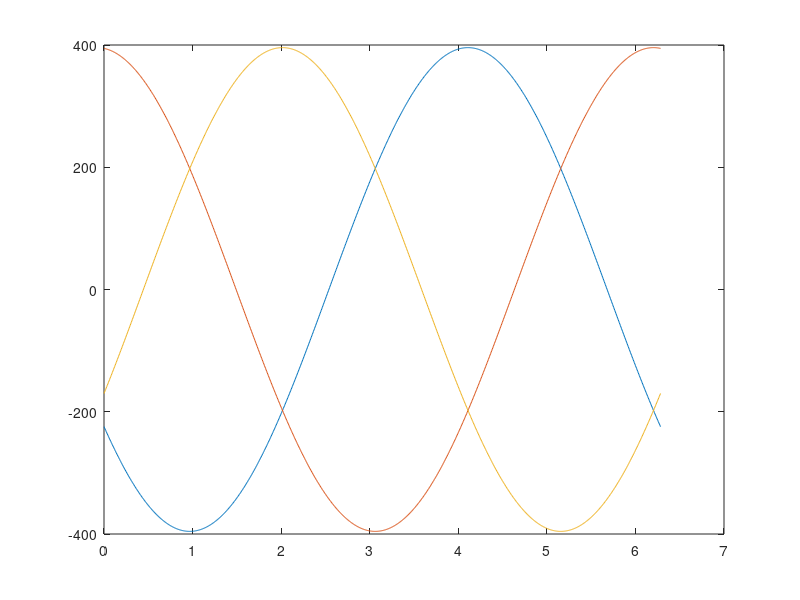
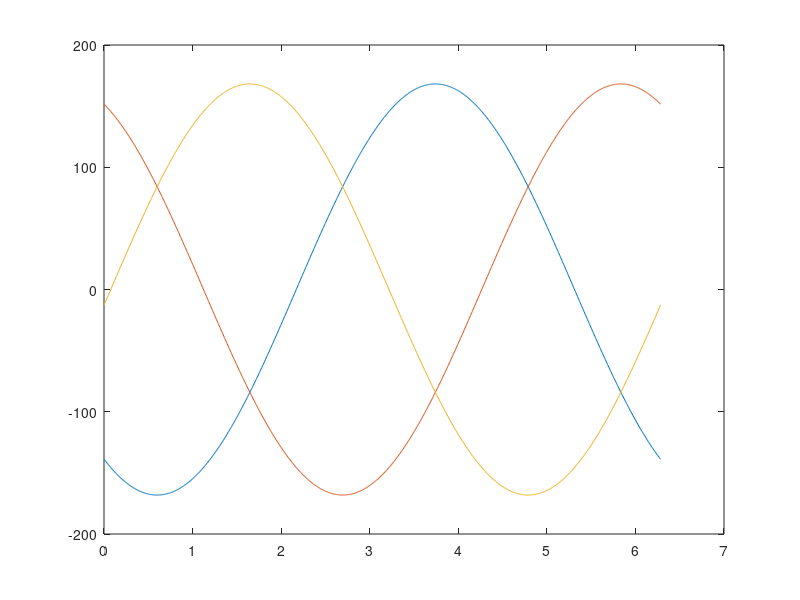
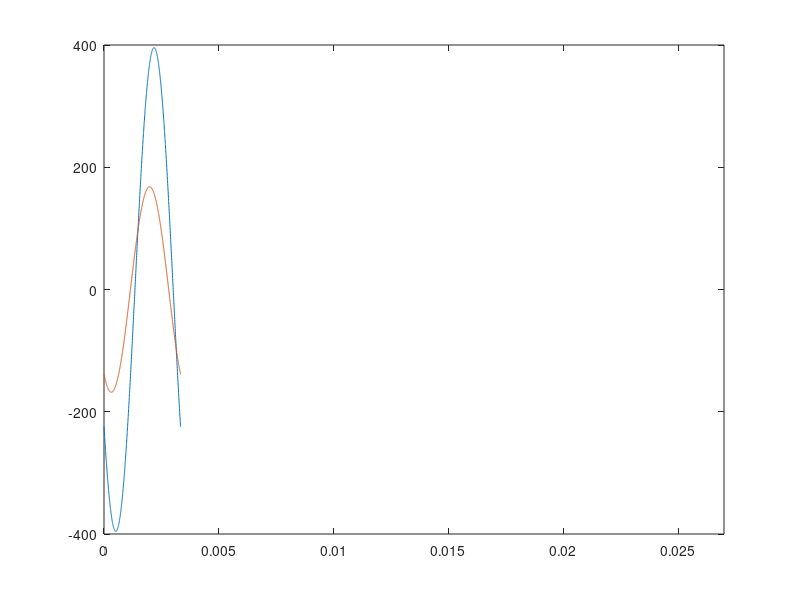
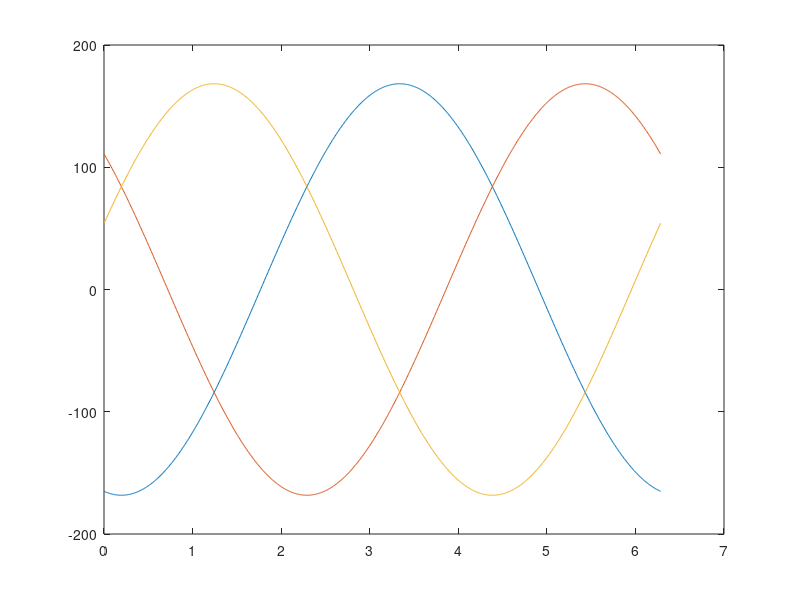

MATLAB code to generate these figures, in order: (Note: this script raises an error after producing the figures.)
for n=[1] 
given_parameters=2;
% Given parameters- 2
id = -224.33; %  d-axis current value in A
iq = 325.97; %  q-axis current value in A
vd = -138.8; %  d-axis voltage value in V
vq = 94.9; %  q-axis voltage value in V
Vdc= 625; % DC link voltage in V
Ld= 62.1e-6; % d-axis inductance value in H
Lq=101e-6; % q-axis inductance value in H
Torque= 600; % Torque of the motor in N.m
RPM = 3000; % Rotational speed in RPM

%% Electrical Frequency
% Given values
p = 6; % Number of pole pairs
% Calculate electrical frequency
fe = (RPM * p) / 60;
%% Swithcing frequency and SPWM mode selection 

f1 = fe; % Fundamental frequency
fc = n*34*fe; %Selected carrier frequency 
pn = fc/f1; % Pulse number
cmode='none'; % reference common-mode injection 
% cmode='tri6'; % reference common-mode injection 

%% Calculations 
debug_mode=1; % make 1 if you want to see the graphs
Length=1000;
theta= linspace(0,2*pi,Length); % Electrical angle in radians (change as per the rotor position or time-varying angle)

%% Time domain currents
% Given d-axis and q-axis currents (id, iq)
% Inverse Park Transformation: dq to alpha-beta
ialpha = id * cos(theta) - iq * sin(theta);
ibeta = id * sin(theta) + iq * cos(theta);
% Inverse Clarke Transformation: alpha-beta to abc
i_a = ialpha;
i_b = -0.5 * ialpha + (sqrt(3) / 2) * ibeta;
i_c = -0.5 * ialpha - (sqrt(3) / 2) * ibeta;

if debug_mode==1
figure('Name','Time Domain Currents')
plot(theta,i_a)
hold on; 
plot(theta,i_b)
hold on; 
plot(theta,i_c)
end
%% Time domain voltages 
% Given d-axis and q-axis voltages (vd, vq)
% Inverse Park Transformation: dq to alpha-beta
valpha = vd * cos(theta) - vq * sin(theta);
vbeta = vd * sin(theta) + vq * cos(theta);
% Inverse Clarke Transformation: alpha-beta to abc
v_a = valpha;
v_b = -0.5 * valpha + (sqrt(3) / 2) * vbeta;
v_c = -0.5 * valpha - (sqrt(3) / 2) * vbeta;

if debug_mode==1
figure('Name','Time Domain Voltages')
plot(theta,v_a)
hold on; 
plot(theta,v_b)
hold on; 
plot(theta,v_c)
end

%% i_a, v_a
if debug_mode==1
figure('Name','Time Domain Phase-A Current and Voltage')
plot(theta/2/pi/fe,i_a)
hold on; 
plot(theta/2/pi/fe,v_a)
xlim([0 0.027])
end
%% Modulation index calculation
ma_calculated=2*max(v_a)/Vdc; % modulation index
peak_phase_current= max(i_a); % peak phase current

%% Power Factor Calculation
% Calculate apparent power (S) in dq frame
S = vd * id + vq * iq; % Real power in dq
V_magnitude = sqrt(vd^2 + vq^2); % Magnitude of voltage vector
I_magnitude = sqrt(id^2 + iq^2); % Magnitude of current vector
% Calculate power factor
power_factor = S / (V_magnitude * I_magnitude);

%% Display results
if debug_mode==1
clc
fprintf('modulation index: %.4f\n', ma_calculated);
fprintf('Power factor: %.4f\n', power_factor);
fprintf('Electrical Frequency: %.2f Hz\n', fe);
fprintf('DC-link Voltage: %.2f V\n', Vdc);fprintf('Peak phase current: %.2f A\n', peak_phase_current);
end 
%% Load angle calculation 
% Given Ld-Lq
vd_machine= vd+id*Ld*fe*2*pi;
vq_machine=vq-Lq*iq*fe*2*pi; 

% Inverse Park Transformation: dq to alpha-beta
valpha_machine = vd_machine * cos(theta) - vq_machine * sin(theta);
vbeta_machine = vd_machine * sin(theta) + vq_machine * cos(theta);
% Inverse Clarke Transformation: alpha-beta to abc
v_a_machine = valpha_machine;
v_b_machine = -0.5 * valpha_machine + (sqrt(3) / 2) * vbeta_machine;
v_c_machine = -0.5 * valpha_machine - (sqrt(3) / 2) * vbeta_machine;

theta_backEMF = atan2(vq_machine, vd_machine);
theta_voltage = atan2(vq, vd);
theta_current = atan2(iq, id);
theta_difference= theta_voltage-theta_backEMF;


if debug_mode==1
figure('Name','Time Domain Voltages of EM')
plot(theta,v_a_machine)
hold on; 
plot(theta,v_b_machine)
hold on; 
plot(theta,v_c_machine)

figure('Name','Time Domain Voltages of EM and Phase')
plot(theta,v_a_machine,'r')
hold on; 
plot(theta,v_a,'b')
hold on; 
end 
%% Load calculation 
resistance= 1.045*max(v_a)*power_factor/max(i_a);
%%

ma=ma_calculated;   % Modulation index
% f1 = fe; % Fundamental frequency
% fc = 34*fe; %Selected carrier frequency 
% pn = fc/f1; % Pulse number
npoints = 8*(1/f1)*1e7; % Number of timepoints
carrytype='tria'; % carrier type 
smp= 'ns';  % reference sampling mode 
% cmode='none'; % reference common-mode injection 
% % cmode='tri6'; % reference common-mode injection 
thetac=0; % carrier phase offset
start_angle= 0; % reference angle to start with
end_angle=16*pi; %reference angle to end with 
ma_dc=0; % DC reference

theta0=0; % reference phase offset
[vp_a,wt_a,carr_a,ref_a] = mod_2lcarr(ma, pn,  npoints ,carrytype,smp,cmode,theta0,thetac,start_angle,end_angle,ma_dc); 
 theta0=4*pi/3; % reference phase offset
[vp_b,wt_b,carr_b,ref_b] = mod_2lcarr(ma, pn,  npoints ,carrytype,smp,cmode,theta0,thetac,start_angle,end_angle,ma_dc); 
theta0=2*pi/3; % reference phase offset
[vp_c,wt_c,carr_c,ref_c] = mod_2lcarr(ma, pn,  npoints ,carrytype,smp,cmode,theta0,thetac,start_angle,end_angle,ma_dc); 
% Numerical waveforms during one cycle
vp= vp_a- (vp_a+vp_b+vp_c)/3;
wt= wt_a;
carr= carr_a;
ref= ref_a;

if debug_mode==1
figure('Name','Reference Voltages of the Modulation' )
plot(wt/2/pi/fe, ref_a,'r')
hold on 
plot(wt/2/pi/fe, ref_b,'b')
hold on; 
plot(wt/2/pi/fe, ref_c,'g')
hold on; 
xlim([0 0.027])
end

%% Compute phase current in time domain (sinusoidal for simplicity)
Ud = 625; % p2p DC voltage
cosphi =power_factor;  % Cos(phi) at inverter terminal
ippk = peak_phase_current;  % Peak phase current
phi= acos(cosphi);       % Load angle
ip_a_t = ippk*cos(wt-phi);   % sampled phase current over one cycle
ip_b_t = ippk*cos(wt-phi-2*pi/3);   % sampled phase current over one cycle
ip_c_t = ippk*cos(wt-phi-4*pi/3);   % sampled phase current over one cycle

if debug_mode==1
figure('Name','Ideal Current Waveform of phases' )
plot(wt/2/pi/fe, ip_a_t,'r')
hold on 
plot(wt/2/pi/fe, ip_b_t,'b')
hold on; 
plot(wt/2/pi/fe, ip_c_t,'g')
hold on; 
xlim([0 0.027])
end
%%
theta= wt; 
v_phase_a=vp_a*Ud/2;
v_phase_b=vp_b*Ud/2;
v_phase_c=vp_c*Ud/2;
ipA=ip_a_t;
ipB=ip_b_t;
ipC=ip_c_t;

rs=resistance;
t_end=theta(end)/f1/2/pi;


if debug_mode==1
figure('Name',' Phase Voltage' )
plot(theta/2/pi/fe,v_phase_a)
hold on
xlim([0 0.027])
end
%%
if debug_mode==1
figure('Name',' Phase Voltage, Phase current and Back-emf' )
plot(theta,v_phase_a)
hold on
plot(theta,ipA)
hold on
end


%% Time domain inductance Calculation
L_a = Ld * sin(theta-theta_difference).^2 + Lq *cos(theta-theta_difference).^2;
L_b = Ld * sin(theta-theta_difference-2*pi/3).^2 + Lq *cos(theta-theta_difference-2*pi/3).^2;
L_c = Ld * sin(theta-theta_difference+2*pi/3).^2 + Lq *cos(theta-theta_difference+2*pi/3).^2;

if debug_mode==1

figure('Name','Time Domain Indutances')
plot(theta/2/pi/fe,L_a*1e6, 'r')
hold on
plot(theta/2/pi/fe,L_b*1e6,'b')
hold on 
plot(theta/2/pi/fe,L_c*1e6,'g')
xlim([0 0.027])
end

%%

i_a= zeros(size(v_phase_a));
i_b= zeros(size(v_phase_b));
i_c= zeros(size(v_phase_c));

time=wt/2/pi/f1; % angle-to-time
sample_time=time(2)-time(1); % sample_time

for t=2:length(time)

dL_dt = (L_a(t) - L_a(t-1)) / sample_time;
i_a(t) = i_a(t-1) + sample_time * ((v_phase_a(t) - rs*i_a(t-1) - dL_dt * i_a(t-1)) / L_a(t));


dL_dt = (L_b(t) - L_b(t-1)) / sample_time;
i_b(t) = i_b(t-1) + sample_time * ((v_phase_b(t) - rs*i_b(t-1) - dL_dt * i_b(t-1)) / L_b(t));

dL_dt = (L_c(t) - L_c(t-1)) / sample_time;
i_c(t) = i_c(t-1) + sample_time * ((v_phase_c(t) - rs*i_c(t-1) - dL_dt * i_c(t-1)) / L_c(t));

end

if debug_mode==1

figure('Name','Ideal and Solved Currents including Common mode- PhA')
plot(theta/2/pi/fe,i_a,'r')
hold on
plot(theta/2/pi/fe,ipA,'b',LineWidth=2)
xlim([0 0.027])
hold on
%%
figure('Name','Ideal and Solved Currents including Common mode- PhB')
plot(theta,i_b,'-.b')
hold on
plot(theta,ipB,'b')
hold on
figure('Name','Ideal and Solved Currents including Common mode- PhC')
plot(theta,i_c,'-.g')
hold on
plot(theta,ipC,'g')
hold on
end
%%
i_a_differential= i_a- (i_a+i_b+i_c)/3;
i_b_differential= i_b- (i_a+i_b+i_c)/3;
i_c_differential= i_c- (i_a+i_b+i_c)/3;

if debug_mode==1
figure; 
plot(theta,i_a_differential,'r')
hold on
plot(theta,ipA,'b')
hold on
end

if debug_mode==1
figure('Name','Solved Currents Differential')
plot(theta/2/pi/fe,i_a_differential,'r')
hold on
plot(theta/2/pi/fe,i_b_differential,'b')
hold on
plot(theta/2/pi/fe,i_c_differential,'g')
xlim([0 0.027])
end

%%
Fs=1/sample_time;
Y = fft(i_a_differential);
L=length(time);
P2 = abs(Y/L);
P1 = P2(1:L/2+1);
P1(2:end-1) = 2*P1(2:end-1);
f = Fs/L*(0:(L/2));
%%
if debug_mode==1
figure1= figure('Name','Solved Currents FFT for phase-A');
axes1 = axes('Parent',figure1);

plot(f,P1,"LineWidth",2) 
% title("Single-Sided Amplitude Spectrum of Phase Curremt")
xlabel("f (Hz)")
ylabel("Magnitude of Phase Current (A)")
xlim([0 12000])
set(axes1,'FontName','Times New Roman','FontSize',15);

end
%% 
required_length=round(1/fe/sample_time);

start=required_length*4;

time2= time(start:start+required_length);
time2=time2-time2(1);
i_a_differential2= i_a_differential(start:start+required_length);
i_b_differential2= i_b_differential(start:start+required_length);
i_c_differential2= i_c_differential(start:start+required_length);


frequency=1/(time2(end)-time2(1));
theta2=linspace(0,2*pi,length(i_a_differential2));

theta2=theta2-(pi+theta_difference)+0.195; % findind dq update

% Initialize arrays to store results
id2 = zeros(size(time2));
iq2 = zeros(size(time2));

% Compute i_d and i_q over the fundamental period
for k = 1:length(time2)
    thetax=theta2(k); % Electrical angle at each time step
    % Clarke Transformation (3-phase to 2-phase stationary coordinates)
    i_alpha2 = i_a_differential2(k);
    i_beta2 = (1 / sqrt(3)) * (i_a_differential2(k) + 2 * i_b_differential2(k));
    % Park Transformation (Stationary to Rotating Coordinates)
    id2(k) = i_alpha2 * cos(thetax) + i_beta2 * sin(thetax);
    iq2(k) = -i_alpha2 * sin(thetax) + i_beta2 * cos(thetax);
end

id_mean=mean(id2);
iq_mean = mean(iq2);
is= sqrt(id_mean^2+iq_mean^2)
%%
if debug_mode==1
figure('Name','dq')
plot(time2*1e3,id2) 
hold on
plot(time2*1e3,iq2) 
end

%%

% Create a struct to store all data
data.time = time2;
data.i_d_time = id2;
data.i_q_time= iq2;
data.id = id;
data.iq = iq;
data.id_mean = id_mean;
data.iq_mean = iq_mean;
data.vd = vd;
data.vq = vq;
data.Ld = Ld;
data.Lq = Lq;
data.Torque= Torque;
data.Speed= RPM;
data.fundamentalfrequency=fe;
data.fsw=fc;
data.mode=cmode;

% Save the struct to a .mat file

% Define the folder where you want to save the file
saveFolder = 'C:\Github\KTH\IEMDC-2025\Waveforms'; % Replace with the actual folder pat
folder2 =  num2str(given_parameters);  % Converts the number to a string with single quotes '123'
saveFolder=fullfile(saveFolder,folder2);

% Check if the folder exists, create it if it doesn't
if ~isfolder(saveFolder)
    mkdir(saveFolder);
end

% Determine the filename with an incrementing number
baseFilename = 'current_waveform';

fileNumber = 1;

% Check for existing files with similar names and increment
while exist(fullfile(saveFolder, sprintf('%s%d.mat', baseFilename, fileNumber)), 'file')
    fileNumber = fileNumber + 1;
end

% Define the final filename with the folder path
finalFilename = fullfile(saveFolder, sprintf('%s%d.mat', baseFilename, fileNumber));

% Save the struct to the determined filename
save(finalFilename, 'data');

fprintf('Data saved to %s\n', finalFilename);

end
